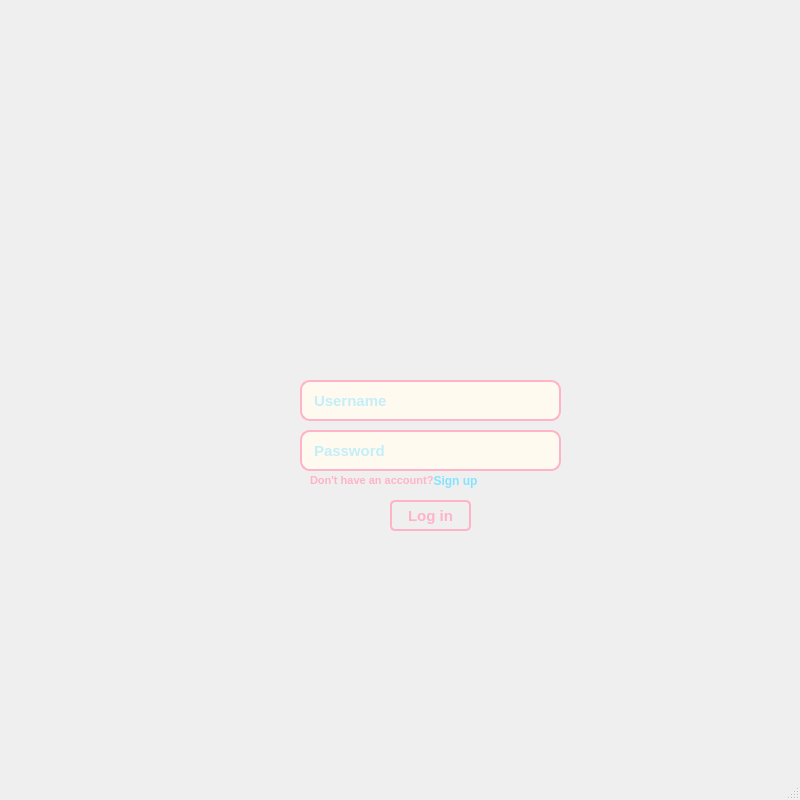
<?xml version="1.0" encoding="UTF-8"?>
<ui version="4.0">
 <class>MainWindow</class>
 <widget class="QMainWindow" name="MainWindow">
  <property name="geometry">
   <rect>
    <x>0</x>
    <y>0</y>
    <width>800</width>
    <height>800</height>
   </rect>
  </property>
  <property name="minimumSize">
   <size>
    <width>800</width>
    <height>800</height>
   </size>
  </property>
  <property name="maximumSize">
   <size>
    <width>800</width>
    <height>16777215</height>
   </size>
  </property>
  <property name="windowTitle">
   <string>MainWindow</string>
  </property>
  <property name="styleSheet">
   <string notr="true">background-image:url(:/to.jpg)</string>
  </property>
  <widget class="QWidget" name="centralwidget">
   <widget class="QPushButton" name="LogInButton">
    <property name="geometry">
     <rect>
      <x>390</x>
      <y>500</y>
      <width>81</width>
      <height>31</height>
     </rect>
    </property>
    <property name="font">
     <font>
      <pointsize>11</pointsize>
      <bold>true</bold>
     </font>
    </property>
    <property name="styleSheet">
     <string notr="true">background:none;
border:2px solid #ffb3c6; 
border-radius:5px;
color:  #ffb3c6
</string>
    </property>
    <property name="text">
     <string>Log in</string>
    </property>
   </widget>
   <widget class="QPushButton" name="SignUpButton">
    <property name="geometry">
     <rect>
      <x>420</x>
      <y>470</y>
      <width>71</width>
      <height>21</height>
     </rect>
    </property>
    <property name="font">
     <font>
      <pointsize>9</pointsize>
      <bold>true</bold>
     </font>
    </property>
    <property name="styleSheet">
     <string notr="true">background:none;
border : none; 
color: #85E3Ff;
</string>
    </property>
    <property name="text">
     <string>Sign up</string>
    </property>
   </widget>
   <widget class="QLineEdit" name="UsernamelineEdit">
    <property name="geometry">
     <rect>
      <x>300</x>
      <y>380</y>
      <width>261</width>
      <height>41</height>
     </rect>
    </property>
    <property name="font">
     <font>
      <pointsize>11</pointsize>
      <bold>true</bold>
     </font>
    </property>
    <property name="styleSheet">
     <string notr="true">QLineEdit {
background: #FFFAF0;
border : 2px solid #ffb3c6;
border-radius:10px;
color: #85E3Ff;
padding: 5px 10px;
}</string>
    </property>
    <property name="inputMask">
     <string/>
    </property>
    <property name="text">
     <string/>
    </property>
    <property name="maxLength">
     <number>32767</number>
    </property>
    <property name="placeholderText">
     <string>Username</string>
    </property>
   </widget>
   <widget class="QLineEdit" name="PasswordlineEdit">
    <property name="geometry">
     <rect>
      <x>300</x>
      <y>430</y>
      <width>261</width>
      <height>41</height>
     </rect>
    </property>
    <property name="font">
     <font>
      <pointsize>11</pointsize>
      <bold>true</bold>
     </font>
    </property>
    <property name="styleSheet">
     <string notr="true">QLineEdit {
background: #FFFAF0;
border : 2px solid #ffb3c6;
border-radius:10px;
color: #85E3Ff;
padding: 5px 10px;
}</string>
    </property>
    <property name="inputMask">
     <string/>
    </property>
    <property name="text">
     <string/>
    </property>
    <property name="placeholderText">
     <string>Password</string>
    </property>
   </widget>
   <widget class="QLabel" name="label">
    <property name="geometry">
     <rect>
      <x>310</x>
      <y>470</y>
      <width>131</width>
      <height>21</height>
     </rect>
    </property>
    <property name="font">
     <font>
      <pointsize>8</pointsize>
      <bold>true</bold>
     </font>
    </property>
    <property name="styleSheet">
     <string notr="true">color:#ffb3c6;
background: none;</string>
    </property>
    <property name="text">
     <string>Don't have an account? </string>
    </property>
    <property name="alignment">
     <set>Qt::AlignLeading|Qt::AlignLeft|Qt::AlignVCenter</set>
    </property>
   </widget>
  </widget>
  <widget class="QMenuBar" name="menubar">
   <property name="geometry">
    <rect>
     <x>0</x>
     <y>0</y>
     <width>800</width>
     <height>25</height>
    </rect>
   </property>
  </widget>
  <widget class="QStatusBar" name="statusbar"/>
 </widget>
 <resources/>
 <connections/>
</ui>
